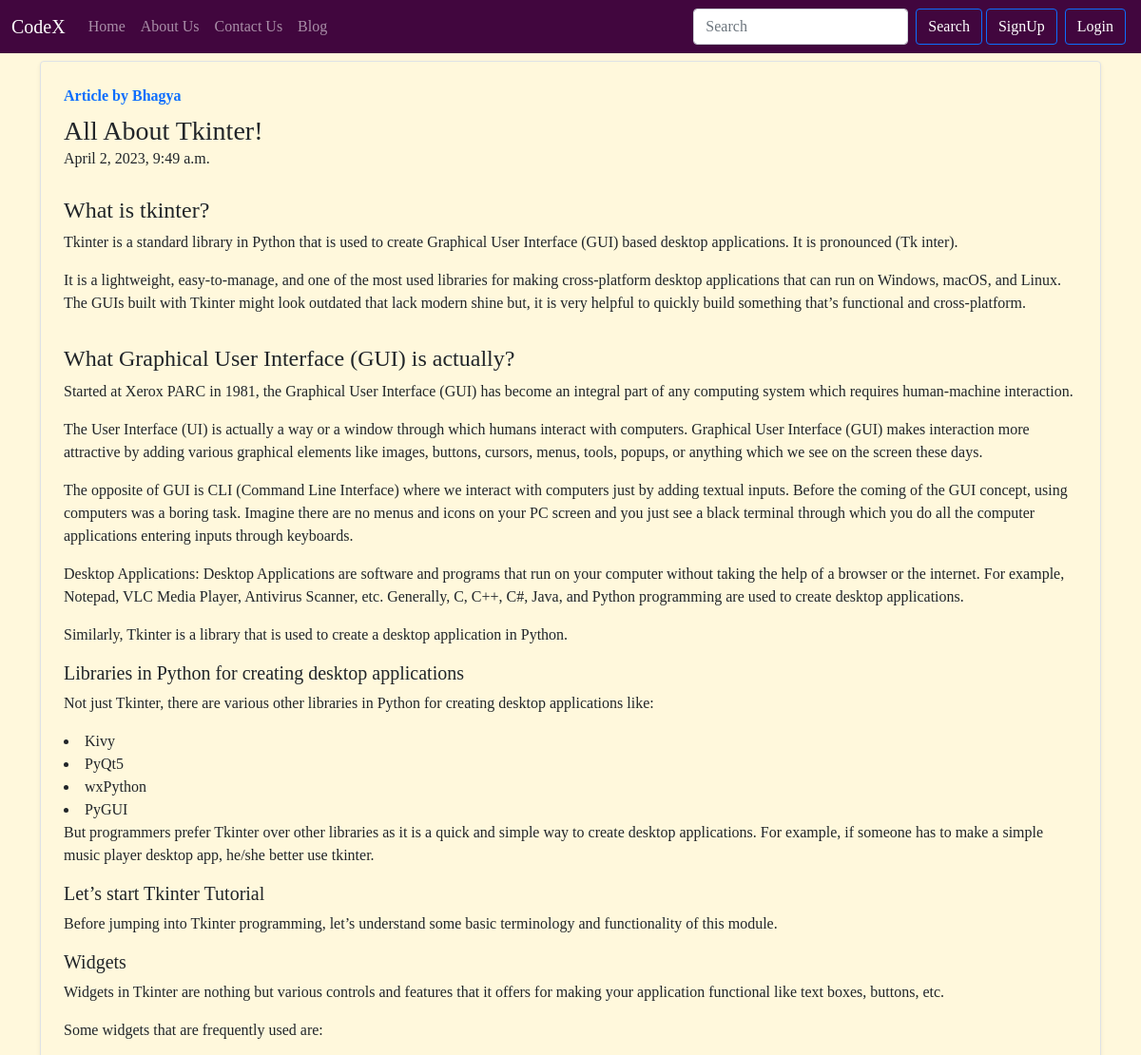
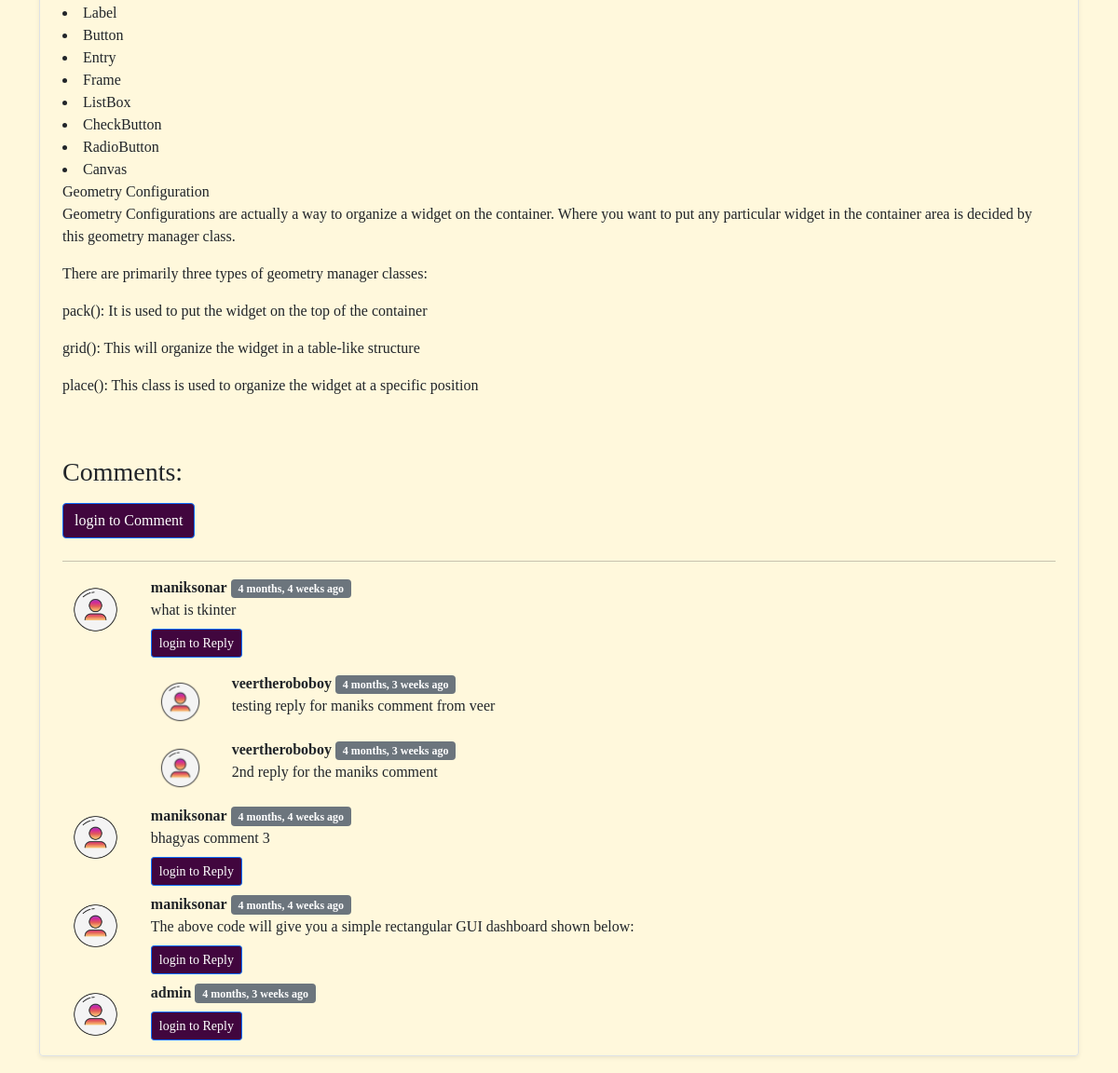
The app's page /blog/All-About-Tkinter with its own data (2 pictures, top to bottom).
### blog/models.py (models this page shows, shortened)
class Post(models.Model):
    sr_no = models.AutoField(primary_key=True)
    title = models.CharField(max_length=255)
    author = models.CharField(max_length=50)
    content = models.TextField()
    slug = models.SlugField(max_length=155)
    timestamp = models.DateTimeField(blank=True)

class BlogComment(models.Model):
    sr_no = models.AutoField(primary_key=True)
    comment = models.TextField(max_length=100)
    user = models.ForeignKey(User,on_delete=models.CASCADE)
    post = models.ForeignKey(Post,on_delete=models.CASCADE)
    parent = models.ForeignKey('self',on_delete=models.CASCADE,null=True)
    timestamp = models.DateTimeField(default=now)

### blog/views.py (the view)
# urls.py: path('<str:slug>',views.blogpost,name='blogpost'),
def blogpost(request, slug):
    post = Post.objects.filter(slug=slug).first()
    comments = BlogComment.objects.filter(post = post , parent = None)
    replies = BlogComment.objects.filter(post = post).exclude(parent = None)
    repdict = {}
    for reply in replies:
        if reply.parent.sr_no not in repdict.keys():
            repdict[reply.parent.sr_no]=[reply]
        else:
            repdict[reply.parent.sr_no].append(reply)
    context = {'post': post,'comments':comments, "repdict": repdict}
    return render(request,"blog/blogpost.html",context)

### blog/templatetags/extras.py (called while the page is built)
@register.filter(name = 'get_val')
def get_val(dict, key):
    return dict.get(key)

### templates/blog/blogpost.html (shortened to what this page needs)
{% extends 'base.html' %}
{% block body %}
{% load humanize %}
{% load extras %}
{% if post %}
<div class="container">
  <div class="my-2">
    <div class="row g-0 border rounded overflow-hidden flex-md-row mb-4 shadow-sm h-md-250 position-relative">
      <div class="col p-4 d-flex flex-column position-static">
        <strong class="d-inline-block mb-2 text-primary">Article by {{post.author}}</strong>
        <h3 class="mb-0"> {{post.title}}</h3>
        <div class="mb-1 text-body-secondary">{{post.timestamp}}</div>
        <p class="card-text mb-auto pt-4">{{post.content|safe}}</p>
      </div>
      <div class="my-2 mx-4">
        <h3>Comments:</h3>
        <div class="mx-auto">
          {% if user.is_authenticated %}
          <form action="/blog/postComment" class="mx-auto" method="post">
            {% csrf_token %}
            <div class="form-group me-5">
              <label for="comment">Type your Comment here</label>
              <input type="text" name="comment" class="form-control me-4" id="comment">
              <input type="hidden" name="parentsno" value="">
            </div>
            <input type="hidden" name="postsno" value="{{post.sr_no}}">
            <button type="submit" class="btn btn-primary my-2">Post Comment</button>
          </form>
          {% else %}
          <button type="button" class="btn btn-primary my-2" data-bs-toggle="modal" data-bs-target="#loginmodal">login to Comment</button>
          {% endif %}
        </div>
        <hr class="me-5">
        {% for comment in comments %}
        <div class="row">
          <div class="col-md-1 "><img class="img-fluid" src="/static/images/user2.png" alt="user"></div>
          <div class="col-md-11 "><b>{{comment.user.username}}</b>
            <span class="badge bg-secondary ">{{comment.timestamp | naturaltime}}</span>
            <div>{{comment.comment}}</div>
            <div class="reply mx-0">
              {% if user.is_authenticated %}
              <button class="btn btn-sm btn-primary" type="button" data-bs-toggle="collapse"
                data-bs-target="#replybox{{comment.sr_no}}" aria-expanded="false" aria-controls="collapseExample">
                Reply
              </button>
              <div class="collapse" id="replybox{{comment.sr_no}}">
                <div class="card card-body">
                  <form action="/blog/postComment" method="post">
                    {% csrf_token %}
                    <div class="form-group">
                      <label for="commentreply">post reply</label>
                      <input type="text" name="comment" class="form-control me-4" id="commentreply">
                      <input type="hidden" name="parentsno" value="{{comment.sr_no}}">
                    </div>
                    <input type="hidden" name="postsno" value="{{post.sr_no}}">
                    <button type="submit" class="btn btn-primary my-2">Post reply</button>
                  </form>
                </div>
              </div>
              {% else %}
              <button class="btn btn-sm btn-primary my-2" type="Button" data-bs-toggle="modal" data-bs-target="#loginmodal">
                login to Reply
              </button>
              {% endif %}
            </div>
            {% for reply in repdict|get_val:comment.sr_no %}
            <div class="replies my-2">
              <div class="row">
                <div class="col-md-1 ">
                  <img class="img-fluid" src="/static/images/user2.png" alt="user">
                </div>
                <div class="col-md-11 "><b>{{reply.user.username}}</b>
                  <span class="badge bg-secondary ">{{reply.timestamp | naturaltime}}</span>
                  <div>{{reply.comment}}</div>
                </div>
              </div>
            </div>
            {% endfor %}
          </div>
        </div>
      {% endfor %}
    </div>
    </div>
  </div>
</div>
{% endif %}
{% endblock body %}

### templates/base.html (style rules this page uses)
body { font-family:Georgia, 'Times New Roman', Times, serif; background-color: cornsilk; }
.btn-primary { background-color: #41063e; }

### records on screen
Post: author "Bhagya", title "All About Tkinter!", timestamp "April 2, 2023, 9:49 a.m.", content "What is tkinter? Tkinter is a standard library in Python that is used to create Graphical User Interface (GUI) based desktop applications. It is pronounced (Tk inter). It is a lightweight, easy-to-manage, and one of the most used libraries for making cross-platform desktop applications that can run on Windows, macOS, and Linux. The GUIs built with Tkinter might look outdated that lack modern shine but, it is very helpful to quickly build something that’s functional and cross-platform. What Graphical User Interface (GUI) is actually? Started at Xerox PARC in 1981, the Graphical User Interface (GUI) has become an integral part of any computing system which requires human-machine interaction.…"
BlogComment: user.username "maniksonar", timestamp "4 months, 4 weeks ago", comment "what is tkinter"
BlogComment: user.username "veertheroboboy", timestamp "4 months, 3 weeks ago", comment "testing reply for maniks comment from veer"
BlogComment: user.username "veertheroboboy", timestamp "4 months, 3 weeks ago", comment "2nd reply for the maniks comment"
BlogComment: user.username "maniksonar", timestamp "4 months, 4 weeks ago", comment "bhagyas comment 3"
BlogComment: user.username "maniksonar", timestamp "4 months, 4 weeks ago", comment "The above code will give you a simple rectangular GUI dashboard shown below:"
BlogComment: user.username "admin", timestamp "4 months, 3 weeks ago"
